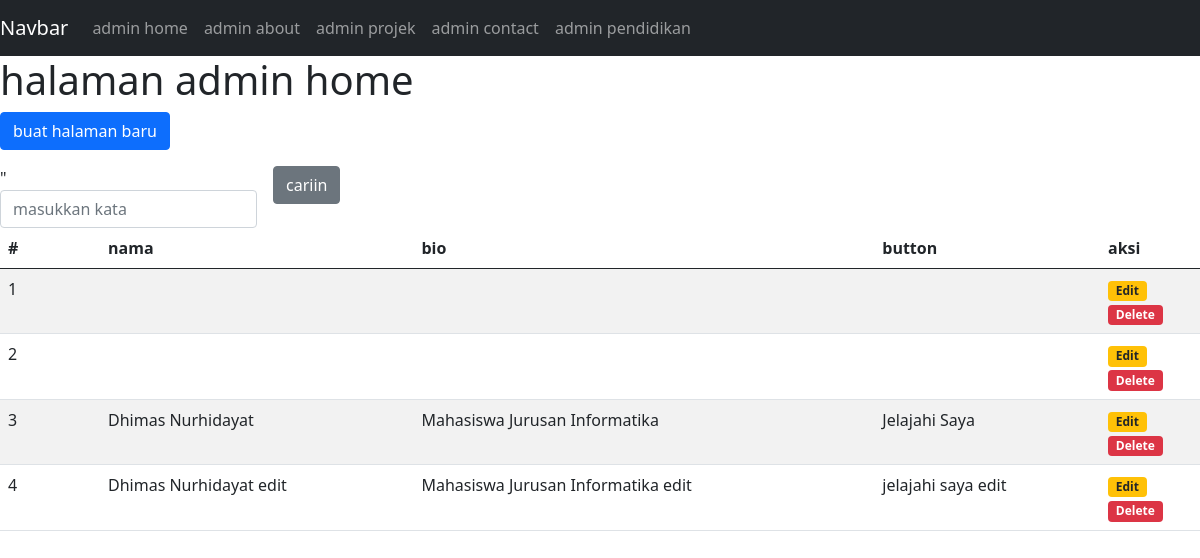
Page /WebPortoUTS/admin/halaman.php on the committed database.
### tables this page shows
CREATE TABLE `halaman` (
  `id` int(11) NOT NULL,
  `nama` varchar(255) NOT NULL,
  `bio` varchar(255) NOT NULL,
  `button` varchar(20) NOT NULL
);

### WebPortoUTS/admin/halaman.php (the view, shortened to what this page needs)
<?php include("inc_header.php") ?>
<?php
$katakunci = (isset($_GET['katakunci'])) ? $_GET['katakunci'] : "";
?>
<main>
<h1>halaman admin home</h1>
<p>
    <a href="halaman_input.php">
        <input type="button" class="btn btn-primary" value="buat halaman baru" >
    </a>
</p>
<form class="row g-3" method="get">
    <div class="col-auto">"
        <input type="text" class="form-control" placeholder="masukkan kata" nama="katakunci" value="<?php echo $katakunci ?>">
    </div>
    <div class="col-auto">
        <input type="submit" name="cari" value="cariin" class="btn btn-secondary">
    </div>
</form>
<table class="table table-striped">
    <thead>
        <tr>
            <th class="col-1">#</th>
            <th>nama</th>
            <th>bio</th>
            <th>button</th>
            <th class="col-1">aksi</th>
        </tr>
    </thead>
    <tbody>
        <?php
    $sql1   = "select * from halaman order by id desc";
        $mulai  = 0;
        $nomor  = $mulai + 1;
        $q1     = mysqli_query($koneksi, $sql1);
        while ($r1 = mysqli_fetch_array($q1)) {
        ?>
            <tr>
                <td><?php echo $nomor++ ?></td>
                <td><?php echo $r1['nama'] ?></td>
                <td><?php echo $r1['bio'] ?></td>
                <td><?php echo $r1['button'] ?></td>
                <td>
                    <a href="halaman_input.php?id=<?php echo $r1['id']?>">
                        <span class="badge bg-warning text-dark">Edit</span>
                    </a>
                    <a href="halaman.php?op=delete&id=<?php echo $r1['id'] ?>" onclick="return confirm('Apakah yakin mau hapus data bro?')">
                        <span class="badge bg-danger">Delete</span>
                    </a>
                </td>
            </tr>
        <?php
        }
        ?>
    </tbody>
</table>
</main>
  </body>
</html>

### rows in the picture
halaman: nama "Dhimas Nurhidayat", bio "Mahasiswa Jurusan Informatika", button "Jelajahi Saya"
halaman: nama "Dhimas Nurhidayat edit", bio "Mahasiswa Jurusan Informatika edit", button "jelajahi saya edit"
